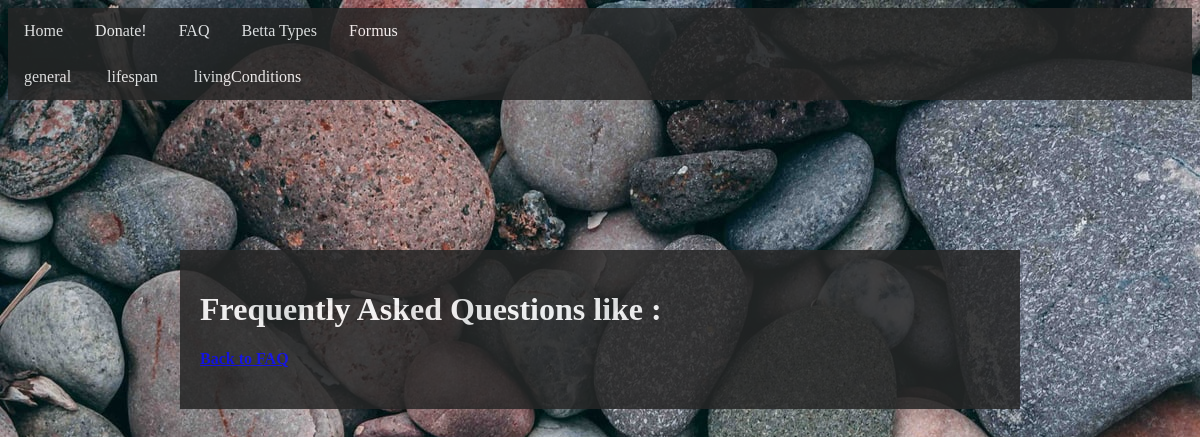
The page /faqLike.php on the database its author committed.
### tables this page shows
CREATE TABLE `categories` (
  `id` int(11) NOT NULL,
  `type` varchar(100) NOT NULL
);

### components/faqNav.php (the view)
<?php
      $queryCat = "SELECT * FROM categories ORDER BY id";
      $statementCat = $db->prepare($queryCat);
      $statementCat->execute();
?>
<nav>
    <ul>
        <li>
          <?php while($row = $statementCat -> fetch()): ?>
             <a href="faqLike.php?type=<?=$row['type']?>">  <?= $row['type'] ?> </a>
          <?php endwhile ?>
        </li>
    </ul>
</nav>

### styles/faq.css (style rules this page uses)
body { background-image: url("images/indexMultRocks.jpg"); }
ul { list-style-type: none; margin: 0; padding: 0; overflow: hidden; background-color: #262626; opacity: 0.85; }
li { float: left; color: white; }
li a, .dropbtn { display: inline-block; color: white; text-align: center; padding: 14px 16px; text-decoration: none; }

### rows shown on the page
categories: type "general"
categories: type "lifespan"
categories: type "livingConditions"
